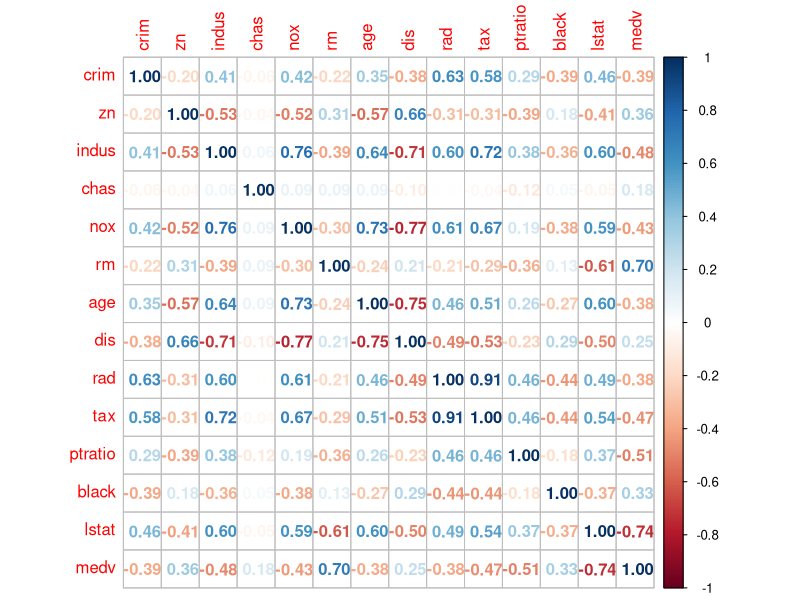
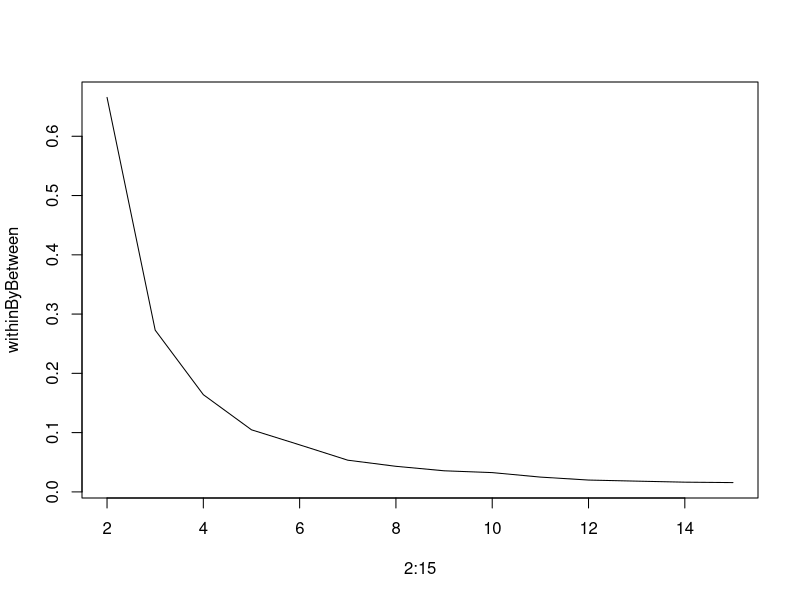

Here is the R script that generated these plots, in order:
## loading data
library(MASS)
data("Boston")
?Boston

boston_data = Boston
## Check summary
summary(boston_data)
## Verify all columns are numeric
str(boston_data)

## check correlation
View(cor(boston_data))

## Plot correlation and remove highly correlated columns.
library(corrplot)
corrplot(cor(boston_data), method = "number")

## Scaling => Min-Max
min_max_scaling_fn = function(x){
  return ((x-min(x))/(max(x)-min(x)))
}

## Apply Scaling
for(i in 1:ncol(boston_data)){
  boston_data[,i] = min_max_scaling_fn(boston_data[,i])
}

## Verify Data Scaled
summary(boston_data)

## Identify Best number of clusters
withinByBetween = c()
for(i in 2:15){
  clust = kmeans(x=boston_data,centers = i)
  withinByBetween = c(withinByBetween, mean(clust$withinss)/clust$betweenss)
}
plot(2:15,withinByBetween,type = 'l')

## K-Means Clustering => Always choose minimum number of clusters
k_means_cluster = kmeans(x=boston_data, centers = 9)
k_means_cluster$centers

## Assign cluster number to each row 
boston_data$cluster = k_means_cluster$cluster

